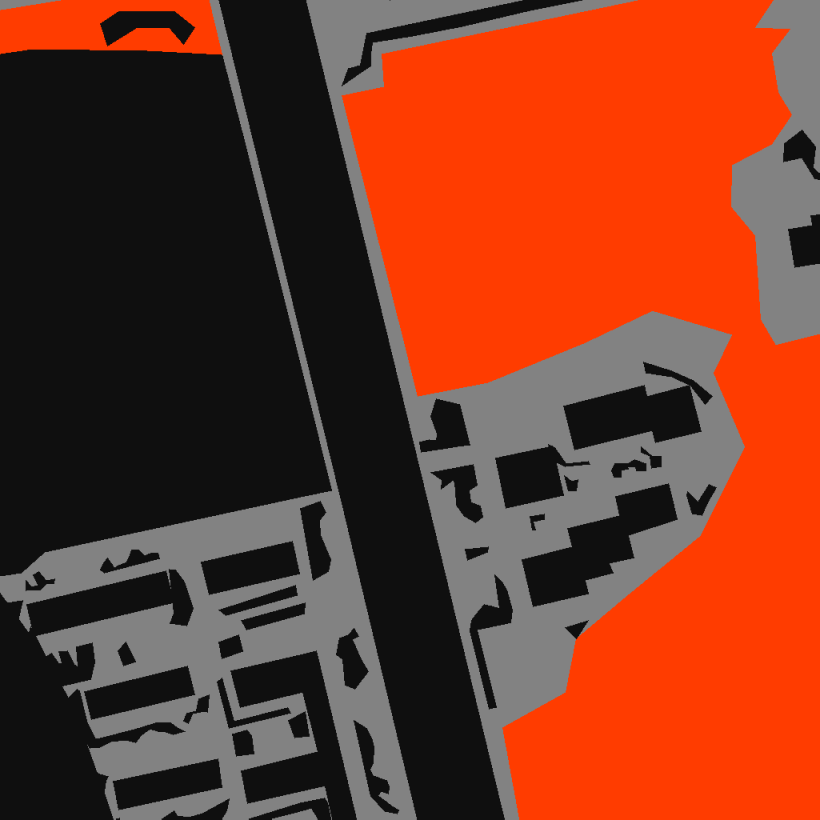
#> input picture 03_历史文档/文档归档/07_汇报与复盘/尺度分析可视化/Examples/zoom_0000.png, 4096 x 4096 px (shown at 1/5 size); its folder holds only this picture in this run
$ python -i _r2_image_bootstrap.py   (imports and definitions only)
#> lines starting #> are read from the running program, lines starting #| are printed output that depends on the picture
#!/usr/bin/env python3
"""Matched-size bootstrap for Round2 image-space features.

Recomputes the same 69-D traditional features, fits scaler/PCA only on source
6996, saves feature matrices, then:
- test2 random 500, 100 repeats: source->test2_sub500 distance CI vs test1(500)
- source internal random 500 and 1300 subset baselines, 100 repeats each
- unbiased MMD^2 estimates on 500-sized samples (RBF, source-derived bandwidth)
"""
from __future__ import annotations
import json
from concurrent.futures import ProcessPoolExecutor
from pathlib import Path
import numpy as np
from PIL import Image
from scipy import ndimage,linalg
DATA=Path('/home/jhy/datasets/2026-低空图像语义分割赛道-训练集');T2=Path('/home/jhy/datasets/AIC2026_UAV_semifinal/test_2/images');OUT=Path('/home/jhy/rare_diag_20260915/round2_20260921/image_space_bootstrap');RS=192;NREP=100;RNG=np.random.default_rng(20260921)
def ft(p):
 im=np.asarray(Image.open(p).convert('RGB').resize((RS,RS))).astype(np.float32)/255;r,g,b=im[...,0],im[...,1],im[...,2];mx=im.max(-1);mn=im.min(-1);de=mx-mn;s=np.where(mx>0,de/(mx+1e-8),0);v=mx;h=np.zeros_like(r);h=np.where(mx==r,((g-b)/(de+1e-8))%6,h);h=np.where(mx==g,(b-r)/(de+1e-8)+2,h);h=np.where(mx==b,(r-g)/(de+1e-8)+4,h);h/=6;gray=.299*r+.587*g+.114*b;sob=np.hypot(ndimage.sobel(gray,0),ndimage.sobel(gray,1));lap=ndimage.laplace(gray);hist=np.r_[[np.histogram(c,bins=16,range=(0,1))[0]/c.size for c in (r,g,b)]].ravel();gh=np.histogram(gray,bins=64,range=(0,1))[0].astype(float);gh/=gh.sum();ent=-(gh[gh>0]*np.log(gh[gh>0])).sum();ff=np.abs(np.fft.fftshift(np.fft.fft2(gray-gray.mean())));y,x=np.mgrid[:RS,:RS];rr=np.sqrt((y-RS/2)**2+(x-RS/2)**2);ed=np.linspace(0,RS/2,7);rings=np.array([ff[(rr>=ed[i])&(rr<ed[i+1])].mean() for i in range(6)]);rings/=rings.sum()+1e-9;return np.r_[r.mean(),r.std(),g.mean(),g.std(),b.mean(),b.std(),h.mean(),h.std(),s.mean(),s.std(),v.mean(),v.std(),hist,sob.mean(),lap.var(),ent,rings].astype(np.float32)
#> after `r, g, b = (im[..., 0], im[..., 1], im[..., 2])`:
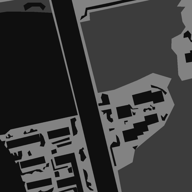
#> g: shape (192, 192) float32; min 0, max 0.549, mean 0.224
#> after `de = mx - mn`:
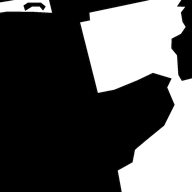
#> de: shape (192, 192) float32; min 0, max 1, mean 0.337
#> after `h = np.where(mx == g, (b - r) / (de + 1e-08) + 2, h)`:
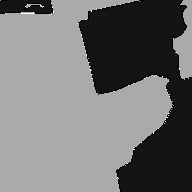
#> h: shape (192, 192) float32; min 0, max 3, mean 1.36; drawn with min black and max white
#> after `h = np.where(mx == b, (r - g) / (de + 1e-08) + 4, h)`:
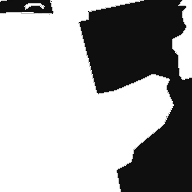
#> h: shape (192, 192) float32; min 0, max 4, mean 2.68; drawn with min black and max white
#> after `gray = 0.299 * r + 0.587 * g + 0.114 * b`:
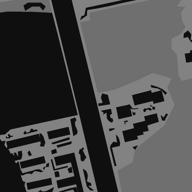
#> gray: shape (192, 192) float32; min 0, max 0.549, mean 0.292
#> after `lap = ndimage.laplace(gray)`:
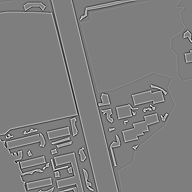
#> lap: shape (192, 192) float32; min -0.976, max 0.992, mean -3.69e-10; drawn with min black and max white
#> after `hist = np.r_[[np.histogram(c, bins=16, range=(0, 1))[0] / c.size for c`: hist = 48 values, max 0.718 at index 32, min 0 at index 25, mean 0.0625
#> after `gh = np.histogram(gray, bins=64, range=(0, 1))[0].astype(float)`: gh = 64 values, max 13415 at index 3, min 0 at index 36, mean 576
#> after `gh /= gh.sum()`: gh = 64 values, max 0.364 at index 3, min 0 at index 36, mean 0.0156
#> after `ent = -(gh[gh > 0] * np.log(gh[gh > 0])).sum()`: ent = 1.78
#> after `ff = np.abs(np.fft.fftshift(np.fft.fft2(gray - gray.mean())))`:
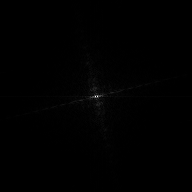
#> ff: shape (192, 192) float64; min 0.000268, max 2713.8, mean 11.3; drawn with min black and max white
#> after `rings = np.array([ff[(rr >= ed[i]) & (rr < ed[i + 1])].mean() for i in`: rings = [132.7, 38.35, 18.13, 10.08, 5.66, 3.84]
#> after `rings /= rings.sum() + 1e-09`: rings = [0.636, 0.184, 0.0868, 0.0483, 0.0271, 0.0184]
def work(x):return x[0],ft(x[1])
def fr(A,B):
 ma,mb=A.mean(0),B.mean(0);ca=np.cov(A,rowvar=False);cb=np.cov(B,rowvar=False);q=np.real(linalg.sqrtm(ca@cb));return float(np.sum((ma-mb)**2)+np.trace(ca+cb-2*q))
def cd(A,B):return float(np.linalg.norm(A.mean(0)-B.mean(0)))
def mmd2u(A,B,gamma):
 # unbiased; sizes 500, vectorized matrices acceptable
 aa=np.sum(A*A,1)[:,None];bb=np.sum(B*B,1)[:,None];K=np.exp(-gamma*np.maximum(aa+aa.T-2*A@A.T,0));L=np.exp(-gamma*np.maximum(bb+bb.T-2*B@B.T,0));M=np.exp(-gamma*np.maximum(aa+bb.T-2*A@B.T,0));n=len(A);m=len(B);return float((K.sum()-np.trace(K))/(n*(n-1))+(L.sum()-np.trace(L))/(m*(m-1))-2*M.mean())
def summ(v):return {'mean':float(np.mean(v)),'std':float(np.std(v,ddof=1)),'ci95':[float(np.quantile(v,.025)),float(np.quantile(v,.975))]}
def main():
 OUT.mkdir(parents=True,exist_ok=True);src=sorted((DATA/'train/images').glob('*.png'));t1=sorted((DATA/'images').glob('*.png'),key=lambda p:int(p.stem.split('_')[-1]));t2=sorted(T2.glob('*.png'),key=lambda p:int(p.stem.split('_')[-1]));tasks=[('s'+p.stem,p) for p in src]+[('a'+p.stem,p) for p in t1]+[('b'+p.stem,p) for p in t2];F={}
 with ProcessPoolExecutor(max_workers=48) as ex:
  for i,(k,v) in enumerate(ex.map(work,tasks,chunksize=12),1):F[k]=v;print(f'{i}/{len(tasks)}',flush=True) if i%1000==0 else None
 Xs=np.stack([F['s'+p.stem] for p in src]);X1=np.stack([F['a'+p.stem] for p in t1]);X2=np.stack([F['b'+p.stem] for p in t2]);from sklearn.preprocessing import StandardScaler;from sklearn.decomposition import PCA;sc=StandardScaler().fit(Xs);pca=PCA(n_components=30,random_state=42).fit(sc.transform(Xs));S=pca.transform(sc.transform(Xs));A=pca.transform(sc.transform(X1));B=pca.transform(sc.transform(X2));np.savez_compressed(OUT/'features_pca30.npz',source=S,test1=A,test2=B)
 # source-derived RBF gamma via 2000 random pair squared distance median
 ii=RNG.integers(0,len(S),2000);jj=RNG.integers(0,len(S),2000);med=np.median(np.sum((S[ii]-S[jj])**2,1));gamma=1/(2*med+1e-12)
 test1={'frechet':fr(S,A),'centroid':cd(S,A),'mmd2_unbiased':mmd2u(S[RNG.choice(len(S),500,False)],A,gamma)}
 bfr=[];bcd=[];bm=[];s500fr=[];s1300fr=[];s500cd=[];s1300cd=[];sm=[]
 for _ in range(NREP):
  b=B[RNG.choice(len(B),500,False)];x500=S[RNG.choice(len(S),500,False)];y500=S[RNG.choice(len(S),500,False)];x1300=S[RNG.choice(len(S),1300,False)];y1300=S[RNG.choice(len(S),1300,False)];bfr.append(fr(S,b));bcd.append(cd(S,b));bm.append(mmd2u(S[RNG.choice(len(S),500,False)],b,gamma));s500fr.append(fr(x500,y500));s500cd.append(cd(x500,y500));sm.append(mmd2u(x500,y500,gamma));s1300fr.append(fr(x1300,y1300));s1300cd.append(cd(x1300,y1300))
 rep={'fit_policy':'source6996 only','n_repeats':NREP,'gamma_source_median_heuristic':float(gamma),'test1_500':test1,'source_to_test2_sub500':{'frechet':summ(bfr),'centroid':summ(bcd),'mmd2_unbiased':summ(bm)},'source_internal_500_vs_500':{'frechet':summ(s500fr),'centroid':summ(s500cd),'mmd2_unbiased':summ(sm)},'source_internal_1300_vs_1300':{'frechet':summ(s1300fr),'centroid':summ(s1300cd)},'test1_vs_test2_sub500_comparison':{'test1_frechet_percentile_among_test2_sub500':float(np.mean(np.array(bfr)<=test1['frechet'])),'test1_centroid_percentile_among_test2_sub500':float(np.mean(np.array(bcd)<=test1['centroid']))}}
 (OUT/'IMAGE_MATCHED_BOOTSTRAP.json').write_text(json.dumps(rep,indent=2));print(json.dumps(rep,indent=2))
# [1 line not run here, left out]

>>> result = ft('../../../03_历史文档/文档归档/07_汇报与复盘/尺度分析可视化/Examples/zoom_0000.png')
#> result = 69 values, max 1.78 at index 62, min 0 at index 37, mean 0.146

$ run again, on 03_历史文档/文档归档/07_汇报与复盘/尺度分析可视化/Examples/zoom_0001.png
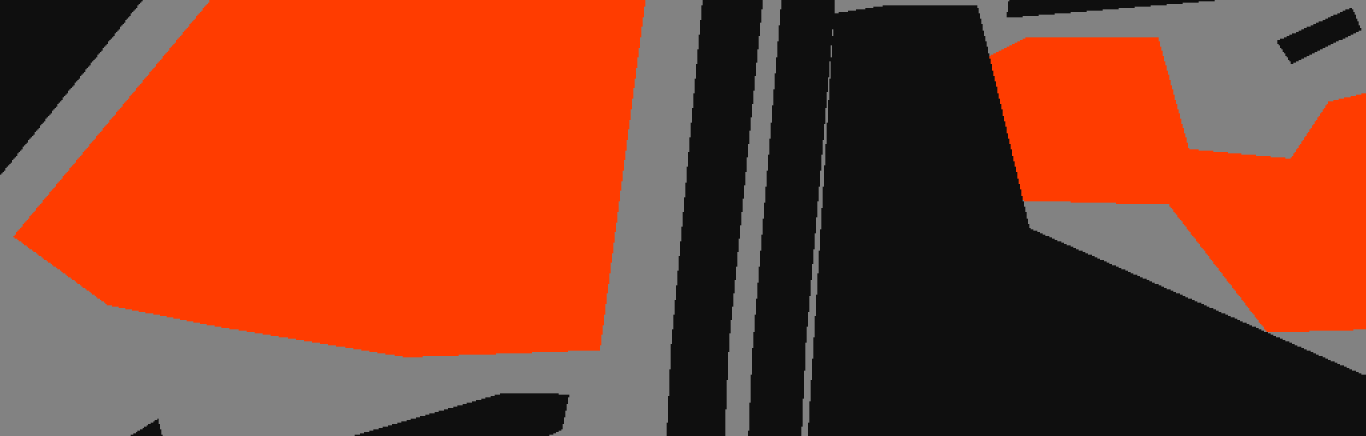
#> input picture 03_历史文档/文档归档/07_汇报与复盘/尺度分析可视化/Examples/zoom_0001.png, 4096 x 1308 px (shown at 1/3 size)
#> in ft, `sob = np.hypot(ndimage.sobel(gray, 0), ndimage.sobel(gray, 1))`:
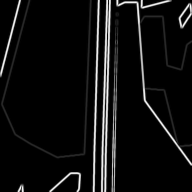
#> sob: shape (192, 192) float32; min 0, max 2.03, mean 0.125; drawn with min black and max white
#> in ft, `lap = ndimage.laplace(gray)`:
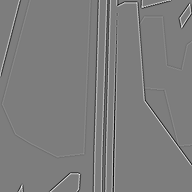
#> lap: shape (192, 192) float32; min -0.729, max 0.757, mean -8.89e-11; drawn with min black and max white
#> hist = 48 values, max 0.703 at index 32, min 0 at index 25, mean 0.0625
#> gh = 64 values, max 14282 at index 27, min 0 at index 0, mean 576
#> gh = 64 values, max 0.387 at index 27, min 0 at index 0, mean 0.0156
#> ent = 1.56
#> rings = [114.9, 23.74, 10.1, 5.39, 3.53, 2.52]
#> rings = [0.717, 0.148, 0.063, 0.0336, 0.022, 0.0158]
#> result = 69 values, max 1.56 at index 62, min 0 at index 37, mean 0.145

$ run again, on 03_历史文档/文档归档/07_汇报与复盘/尺度分析可视化/Examples/zoom_0003.png
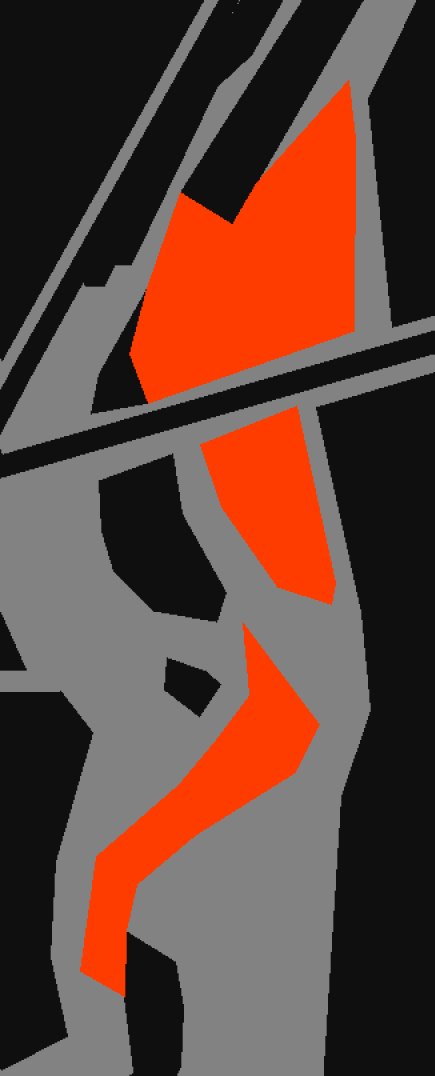
#> input picture 03_历史文档/文档归档/07_汇报与复盘/尺度分析可视化/Examples/zoom_0003.png, 1304 x 3228 px (shown at 1/3 size)
#> in ft, `sob = np.hypot(ndimage.sobel(gray, 0), ndimage.sobel(gray, 1))`:
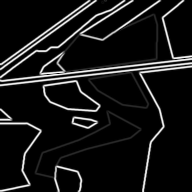
#> sob: shape (192, 192) float32; min 0, max 2.03, mean 0.179; drawn with min black and max white
#> in ft, `lap = ndimage.laplace(gray)`:
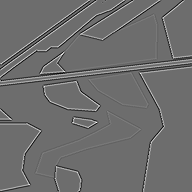
#> lap: shape (192, 192) float32; min -0.616, max 0.812, mean -1.81e-10; drawn with min black and max white
#> hist = 48 values, max 0.58 at index 32, min 0 at index 25, mean 0.0625
#> gh = 64 values, max 14847 at index 3, min 0 at index 0, mean 576
#> gh = 64 values, max 0.403 at index 3, min 0 at index 0, mean 0.0156
#> ent = 1.63
#> rings = [148.1, 33.81, 13.41, 7.34, 4.9, 3.17]
#> rings = [0.703, 0.16, 0.0637, 0.0348, 0.0232, 0.0151]
#> result = 69 values, max 1.63 at index 62, min 0 at index 37, mean 0.138
